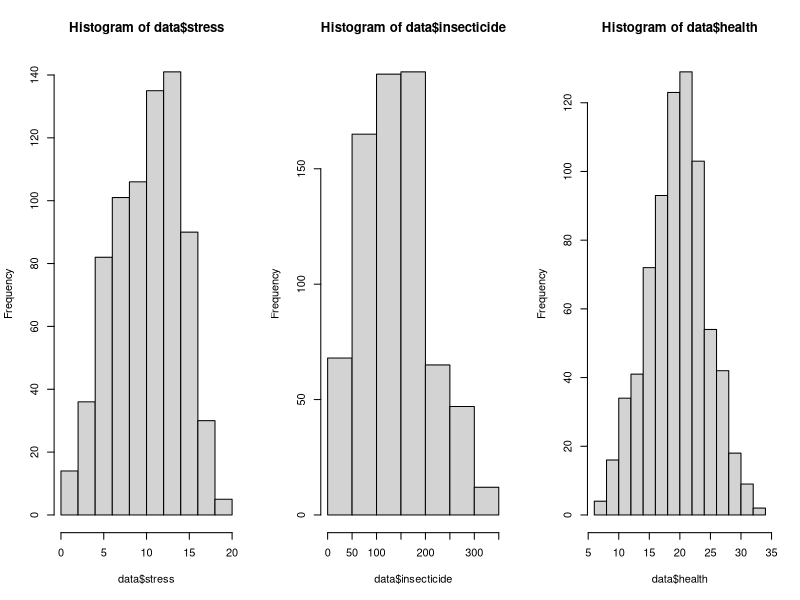
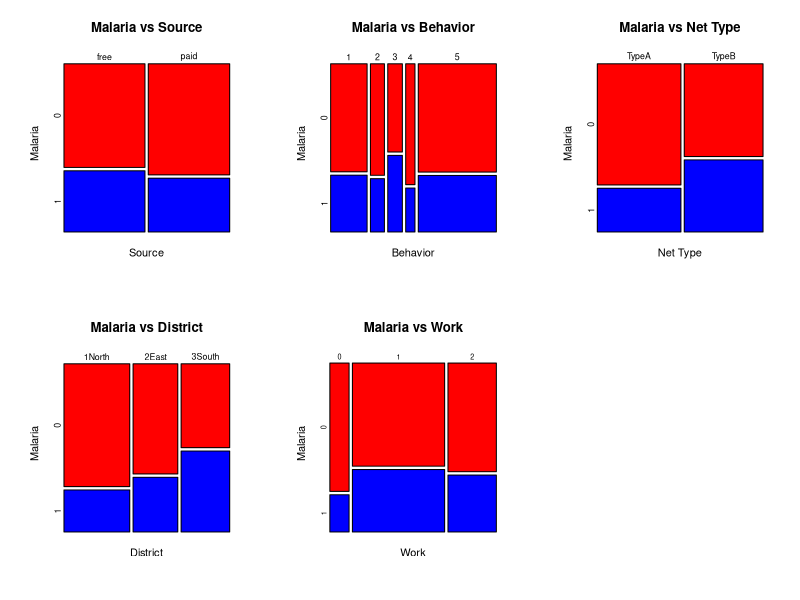
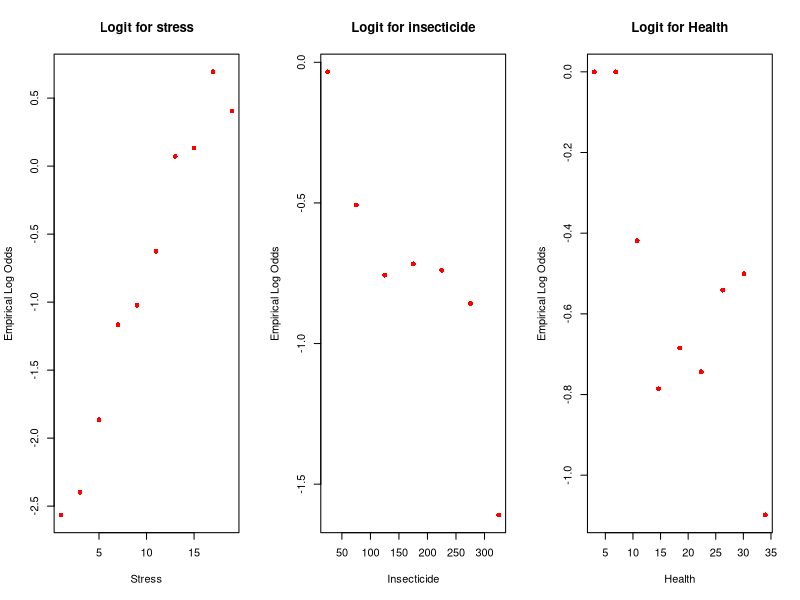
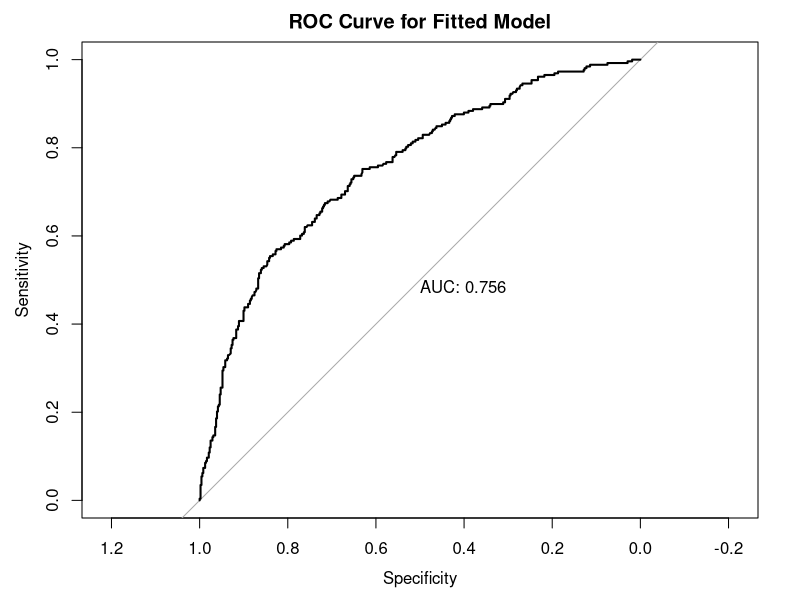
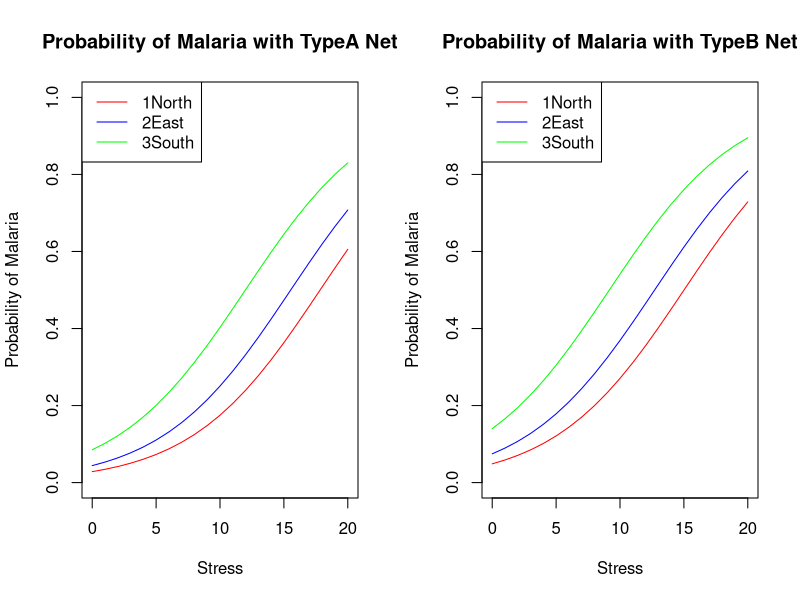
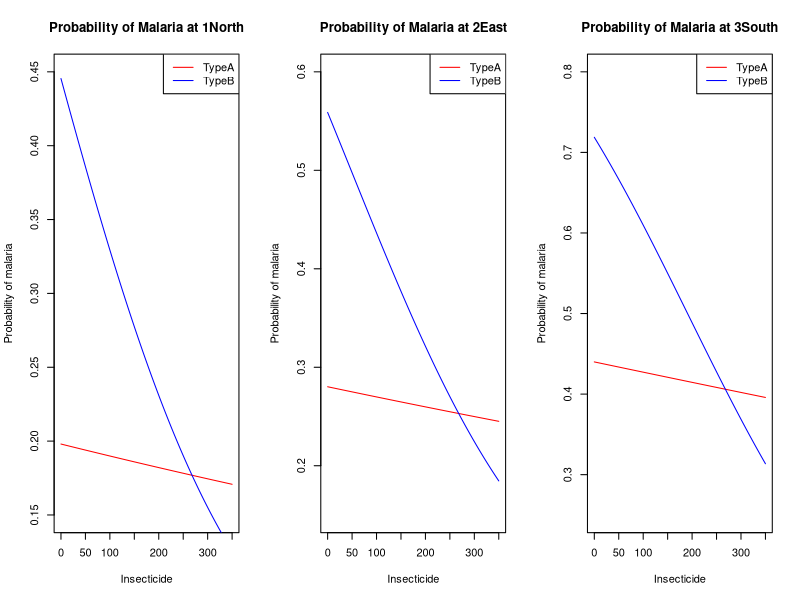

These charts were generated, in order, by the following R code:
# packages
library(pROC)

# import data
fdata = read.csv("malaria.csv")
head(fdata)

# remove Nid column
data = fdata[,-1]
head(data)

# check for null values
sum(is.na(data))

# change categorical variables using factor
data$source = factor(data$source)
data$behavior = factor(data$behavior)
data$nettype = factor(data$nettype)
data$district = factor(data$district)
data$work = factor(data$work)

# characteristics of subjects
summary(data$insecticide)
summary(data$stress)
summary(data$health)


# remove outlier
data = data[(data$insecticide < 424.01),]
data = data[(data$health != 37),]
data = data[(data$district != "9Moon"),]
data$district = droplevels(data$district, exclude = "9Moon")
data = data[(data$stress>0),]

# check for null values after removing outliers
sum(is.na(data))

# histograms
par(mfrow = c(1, 3))
hist(data$stress)
hist(data$insecticide, breaks = seq(0,350, by=50))
hist(data$health)
par(mfrow = c(1, 1))

# Plot of Contingency Table ---------------------------------
par(mfrow = c(2, 3))
mosaicplot(table(data$source, data$malaria),
           color = c("Red", "Blue"),
           xlab="Source",
           ylab="Malaria",
           main="Malaria vs Source",
           cex.axis = 0.8)

mosaicplot(table(data$behavior, data$malaria),
           color = c("Red", "Blue"),
           xlab="Behavior",
           ylab="Malaria",
           main="Malaria vs Behavior",
           cex.axis = 0.8)

mosaicplot(table(data$nettype, data$malaria),
           color = c("Red", "Blue"),
           xlab="Net Type",
           ylab="Malaria",
           main = "Malaria vs Net Type",
           cex.axis = 0.8)

mosaicplot(table(data$district, data$malaria),
           color = c("Red", "Blue"),
           xlab="District",
           ylab="Malaria",
           main="Malaria vs District",
           cex.axis = 0.8)

mosaicplot(table(data$work, data$malaria),
           color = c("Red", "Blue"),
           xlab="Work",
           ylab="Malaria",
           main="Malaria vs Work",
           cex.axis = )
par(mfrow = c(1, 1))

# Chi-sq test for categorical variable ---------------------------------
chisq.test(table(data$malaria, data$source))
chisq.test(table(data$malaria, data$behavior))
chisq.test(table(data$malaria, data$nettype))
chisq.test(table(data$malaria, data$district))
chisq.test(table(data$malaria, data$work))

# LR test for continuous variable ---------------------------------
glm.stress = glm(malaria ~ stress, data=data, family="binomial")
glm.insecticide = glm(malaria ~ insecticide, data=data, family="binomial")
glm.health = glm(malaria ~ health, data=data, family="binomial")

pchisq(anova(glm.stress)[2,2], anova(glm.stress)[2,1], lower.tail = FALSE)
pchisq(anova(glm.insecticide)[2,2], anova(glm.insecticide)[2,1], lower.tail = FALSE)
pchisq(anova(glm.health)[2,2], anova(glm.health)[2,1], lower.tail = FALSE)

# slicing-dicing plot of empirical log-odds ---------------------------------

# Stress
stress.frac = factor(cut(data$stress,breaks=seq(0,20, by=2)))
stressdata <- data.frame(data, stress.frac)
e.probs= tapply(data$malaria, stress.frac, mean)
e.logits.stress <- log(e.probs/(1-e.probs))

# insecticide
insecticide.frac = factor(cut(data$insecticide,breaks=seq(0,350, by=50)))
insecticidedata <- data.frame(data, insecticide.frac)
e.probsins= tapply(data$malaria, insecticide.frac, mean)
e.logit.insecticide <- log(e.probsins/(1-e.probsins))

# health
health.frac = factor(cut(data$health, breaks=seq(5,34, by=3)))
health_data <- data.frame(data, health.frac)
e.probsins = tapply(data$malaria, health.frac, mean)
e.logitsins.health <- log(e.probsins/(1-e.probsins))

par(mfrow = c(1, 3))
plot(seq(1,19, by=2), e.logits.stress, xlab="Stress", col = "red",
     pch = 16, main= "Logit for stress", ylab = "Empirical Log Odds")
plot(seq(25, 325, by=50), e.logit.insecticide, xlab="Insecticide", col = "red",
     pch = 16,main= "Logit for insecticide", ylab = "Empirical Log Odds")
plot(seq(3, 34, length.out=length(e.logitsins.health)),e.logitsins.health,
     xlab="Health", col = "red", pch = 16,
     main= "Logit for Health", ylab = "Empirical Log Odds")
par(mfrow = c(1, 1))

# Model Fitting ---------------------------------

# test transformations of insecticide
# insecticide
summary(glm(malaria ~ insecticide, data = data, family="binomial"))
BIC(glm(malaria ~ insecticide, data = data, family="binomial"))

# sqrt insecticide
summary(glm(malaria ~ sqrt(insecticide), data = data, family="binomial"))
BIC(glm(malaria ~ sqrt(insecticide), data = data, family="binomial"))

# insecticide^2
summary(glm(malaria ~ (insecticide)^2, data = data, family="binomial"))
BIC(glm(malaria ~ (insecticide)^2, data = data, family="binomial"))


# Anova tests for Model Variations ---------------------------------

# all the associated variables
model.associated = glm(malaria ~ nettype + district + work + stress + insecticide,
                 family= "binomial",
                 data = data)
summary(model.associated)
BIC(model.associated) # 868.0192
AIC(model.associated) # 831.166

#all associated variables but with sqrt(insecticide)
model.transform<-glm(malaria ~ nettype + district + work + stress + sqrt(insecticide),
    family= "binomial",
    data = data)
summary(model.transform) #AIC = 831.05
BIC(model.transform) #BIC = 867.9061

# remove net type
model.rem.nettype = glm(malaria ~ district + work + stress + sqrt(insecticide),
                        family= "binomial",
                        data = data)
summary(model.rem.nettype)
AIC(model.rem.nettype) # 840.3344
BIC(model.rem.nettype) # 872.5809

#remove district
model.rem.district = glm(malaria ~ nettype + work + stress + sqrt(insecticide),
                         family= "binomial",
                         data = data)
summary(model.rem.district)
AIC(model.rem.district) # 859.722
BIC(model.rem.district) # 887.3624

# remove work

model.rem.work = glm(malaria ~ nettype + district + stress + sqrt(insecticide),
                    family= "binomial",
                    data = data)
summary(model.rem.work)
AIC(model.rem.work) # 829.6139
BIC(model.rem.work) # 857.2538

#remove stress
model.rem.stress = glm(malaria ~ nettype + district + work + sqrt(insecticide),
                     family= "binomial",
                     data = data)
summary(model.rem.stress)
AIC(model.rem.stress) # 900.2832
BIC(model.rem.stress) # 932.5298

#remove insecticide
model.rem.stress = glm(malaria ~ nettype + district + work + stress,
                       family= "binomial",
                       data = data)
summary(model.rem.stress)
AIC(model.rem.stress) # 834.129
BIC(model.rem.stress) # 866.3756

# From the outs above, the model with the best AIC is the
# model with netype, district, stress, and sqrt(insecticide) as variables.

# Adding interaction to best fit model ---------------------------------

# nettype*sqrt(insecticide)
summary(glm(data$malaria~data$nettype+ data$district + data$stress + sqrt(data$insecticide)+ data$nettype:sqrt(data$insecticide), family= "binomial")) #829.56
BIC(glm(data$malaria~data$nettype+ data$district + data$stress + sqrt(data$insecticide)+ data$nettype:sqrt(data$insecticide), family= "binomial")) #861.8088

# nettype*insecticide
summary(glm(data$malaria~data$nettype+ data$district + data$stress + data$insecticide+ data$nettype:data$insecticide, family= "binomial")) #828.65
BIC(glm(data$malaria~data$nettype+ data$district + data$stress + data$insecticide+ data$nettype:data$insecticide, family= "binomial")) # 860.8999

# stress*work
summary(glm(data$malaria~data$nettype+ data$district + data$stress+ data$work + data$insecticide + data$stress:data$work, family= "binomial")) #834.32
BIC(glm(data$malaria~data$nettype+ data$district + data$stress+ data$insecticide + + data$work + data$stress:data$work, family= "binomial")) # 880.3883

#stress*insecticide
summary(glm(data$malaria~data$nettype+ data$district + data$stress + data$insecticide + data$stress:data$insecticide, family= "binomial")) #831.66
BIC(glm(data$malaria~data$nettype+ data$district + data$stress + data$insecticide + data$stress:data$insecticide, family= "binomial")) #863.9018

# take away district from best AIC model
summary(glm(data$malaria~data$nettype + data$stress + data$insecticide+ data$nettype:data$insecticide, family= "binomial")) #858.3
BIC(glm(data$malaria~data$nettype + data$stress + data$insecticide+ data$nettype:data$insecticide, family= "binomial")) # 881.3299

# Parameter estimates for best AIC model
best.fit<-glm(malaria ~ nettype + district + stress + insecticide + nettype*insecticide,
              family= "binomial",
              data = data)
summary(best.fit)

# Selection Algorithm Check ---------------------------------

# Use stepwise regression algorithm as a sanity check and test whether the
# method used above agrees with the algorithm

# fit model with all parameters
glm.all = glm(malaria ~., data = data, family="binomial")
summary(glm.all)
pchisq(956.98-807.19, 13, lower.tail=FALSE)

# remove variables that are not statistically significant in output
# summary above
glm.reduce = glm(malaria ~. - source - health - work, data=data, family="binomial")
summary(glm.reduce)

# LR test for variables that were not statistically significant. p-value shows
# that source, health, work is not statistically significant
anova(glm.reduce, glm.all)
pchisq(3.754, 4, lower.tail=FALSE) # 0.4403207

# create intercept model for selection algorithm
glm.intercept = glm(malaria ~ 1, data=data, family="binomial")

# forward selection algorithm
glm.forward = step(glm.intercept, direction='forward', scope=formula(glm.all))
formula(glm.forward) # malaria ~ stress + district + nettype + insecticide

# backward selection algorithm
glm.backward = step(glm.all, direction='backward')
formula(glm.backward) # malaria ~ stress + insecticide + nettype + district

# both direction
glm.both = step(glm.intercept, direction='both', scope=formula(glm.all))
formula(glm.both) # malaria ~ stress + district + nettype + insecticide

# check to see if variables omitted from glm.both are not statistically
# significant. p-value shows that variables can be omitted
anova(glm.both, glm.all)
pchisq(1.8935, 4, lower.tail = FALSE) # 0.755339

# check for interaction
glm.interaction = glm(malaria ~ stress + district + nettype + insecticide + stress*district + stress*nettype + stress*insecticide + district*nettype + district*insecticide + nettype*insecticide, data = data, family = "binomial")
summary(glm.interaction)

# forward
glm.interact.forward = step(glm.both, direction='forward', scope=formula(glm.interaction))
formula(glm.interact.forward) # malaria ~ stress + district + nettype + insecticide + nettype:insecticide

# backward
glm.interact.backward = step(glm.interaction, direction='backward')
formula(glm.interact.backward) # malaria ~ stress + district + nettype + insecticide + nettype*insecticide

# both direction
glm.interact.both = step(glm.both, direction='both', scope=formula(glm.interaction))
formula(glm.interact.both) # malaria ~ stress + district + nettype + insecticide + nettype*insecticide

# LR to see if removed interaction terms are statistically significant
anova(glm.interact.both, glm.interaction)
pchisq(6.9708, 8, lower.tail = FALSE) # 0.5397864

# LR to see if interaction term nettype:insecticide cab be omitted
# seems that interaction term is not relevant
anova(glm.both, glm.interact.both)
pchisq(3.057, 1, lower.tail = FALSE) # 0.08038997

# Odds Ratio, CI, p-value ---------------------------------

# Odds Ratio
oddsratios<-exp(best.fit$coefficients); oddsratios

# Confidence Interval for Odds Ratio
exp(confint(best.fit))

# p-value
summary(best.fit)$coefficients[,4]

# Classification Table, Goodness of Fit, ROC Curve -----------------------------

# classification table / confusion matrix
best.fitted = best.fit$fitted.values
best.predict = ifelse(best.fit$fitted.values >= 0.5, 1, 0)
table(data$malaria, best.predict)

# goodness of fit
best.fit$deviance
best.fit$df.residual
1-pchisq(814.6534, 733) #0.0189730

# roc curve
plot.roc(data$malaria, best.fit$fitted.values, print.auc=TRUE, quiet=TRUE,
         main = "ROC Curve for Fitted Model")
auc(data$malaria, best.fit$fitted.values) # 0.756


# Plot of Success Probabilities ---------------------------------

# plot for stress and district
new1 = data.frame(stress = 0:20, district="1North", nettype = "TypeA", insecticide = 141.0)
pred.dist1 = predict(best.fit, newdata = new1, type="response")

new2 = data.frame(stress = 0:20, district="2East", nettype = "TypeA", insecticide = 141.0)
pred.dist2 = predict(best.fit, newdata = new2, type="response")

new3 = data.frame(stress = 0:20, district="3South", nettype = "TypeA", insecticide = 141.0)
pred.dist3 = predict(best.fit, newdata = new3, type="response")

new4 = data.frame(stress = 0:20, district="1North", nettype = "TypeB", insecticide = 141.0)
pred.dist4 = predict(best.fit, newdata = new4, type="response")

new5 = data.frame(stress = 0:20, district="2East", nettype = "TypeB", insecticide = 141.0)
pred.dist5 = predict(best.fit, newdata = new5, type="response")

new6 = data.frame(stress = 0:20, district="3South", nettype = "TypeB", insecticide = 141.0)
pred.dist6 = predict(best.fit, newdata = new6, type="response")

par(mfrow=c(1, 2))
plot(0:20, pred.dist1, type="l", ylab="Probability of Malaria", xlab="Stress", col="red", ylim = c(0, 1), main = "Probability of Malaria with TypeA Net")
lines(0:20, pred.dist2, type="l", col="blue")
lines(0:20, pred.dist3, type="l", col="green")
legend("topleft", c("1North","2East","3South"), col=c("red", "blue", "green"), lty=1)

plot(0:20, pred.dist4, type="l", ylab="Probability of Malaria", xlab="Stress", col="red", ylim = c(0, 1), main = "Probability of Malaria with TypeB Net")
lines(0:20, pred.dist5, type="l", col="blue")
lines(0:20, pred.dist6, type="l", col="green")
legend("topleft", c("1North","2East","3South"), col=c("red", "blue", "green"), lty=1)
par(mfrow=c(1, 2))

# plot for insecticide and nettype
new1 = data.frame(stress = 10.40, district="1North", nettype = "TypeA", insecticide = 0:350)
pred.insecticide.1 = predict(best.fit, newdata = new1, type="response")

new2 = data.frame(stress = 10.40, district="2East", nettype = "TypeA", insecticide = 0:350)
pred.insecticide.2 = predict(best.fit, newdata = new2, type="response")

new3 = data.frame(stress = 10.40, district="3South", nettype = "TypeA", insecticide = 0:350)
pred.insecticide.3 = predict(best.fit, newdata = new3, type="response")

new4 = data.frame(stress = 10.40, district="1North", nettype = "TypeB", insecticide = 0:350)
pred.insecticide.4 = predict(best.fit, newdata = new4, type="response")

new5 = data.frame(stress = 10.40, district="2East", nettype = "TypeB", insecticide = 0:350)
pred.insecticide.5 = predict(best.fit, newdata = new5, type="response")

new6 = data.frame(stress = 10.40, district="3South", nettype = "TypeB", insecticide = 0:350)
pred.insecticide.6 = predict(best.fit, newdata = new6, type="response")

par(mfrow=c(1, 3))
plot(0:350, pred.insecticide.1, type="l", ylab="Probability of malaria", col="red", ylim = c(0.15, 0.45), xlab="Insecticide", main="Probability of Malaria at 1North")
lines(0:350, pred.insecticide.4, type="l", col="blue")
legend("topright", c("TypeA", "TypeB"), col=c("red", "blue"), lty=1)

plot(0:350, pred.insecticide.2, type="l", ylab="Probability of malaria", col="red", ylim = c(0.15, 0.6), xlab="Insecticide", main="Probability of Malaria at 2East")
lines(0:350, pred.insecticide.5, type="l", col="blue")
legend("topright", c("TypeA", "TypeB"), col=c("red", "blue"), lty=1)

plot(0:350, pred.insecticide.3, type="l", ylab="Probability of malaria", col="red", ylim = c(0.25, 0.8), xlab="Insecticide", main="Probability of Malaria at 3South")
lines(0:350, pred.insecticide.6, type="l", col="blue")
legend("topright", c("TypeA", "TypeB"), col=c("red", "blue"), lty=1)
par(mfrow=c(1, 1))
